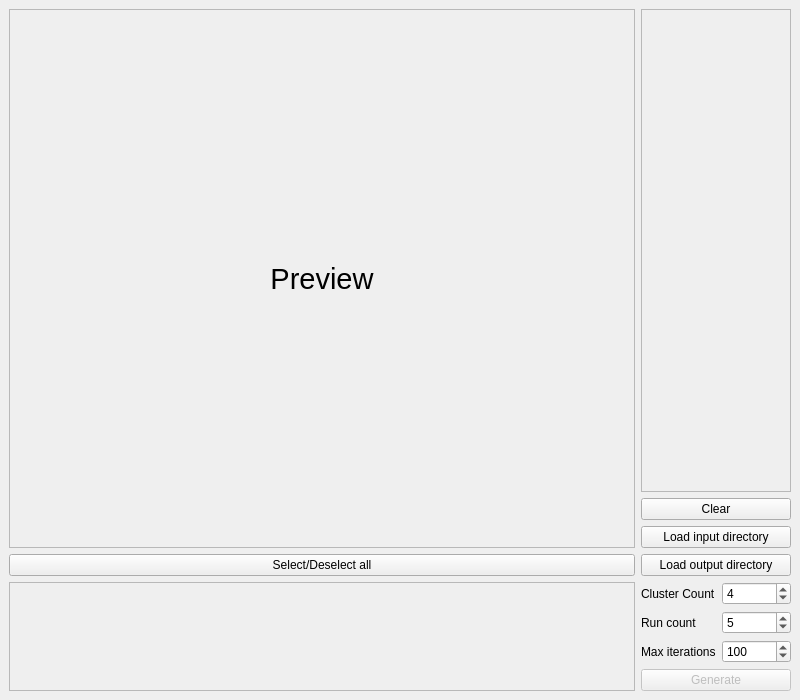
<?xml version="1.0" encoding="UTF-8"?>
<ui version="4.0">
 <class>MainWindow</class>
 <widget class="QMainWindow" name="MainWindow">
  <property name="geometry">
   <rect>
    <x>0</x>
    <y>0</y>
    <width>800</width>
    <height>700</height>
   </rect>
  </property>
  <property name="sizePolicy">
   <sizepolicy hsizetype="Maximum" vsizetype="Preferred">
    <horstretch>0</horstretch>
    <verstretch>0</verstretch>
   </sizepolicy>
  </property>
  <property name="windowTitle">
   <string>MainWindow</string>
  </property>
  <widget class="QWidget" name="centralwidget">
   <property name="sizePolicy">
    <sizepolicy hsizetype="Preferred" vsizetype="Preferred">
     <horstretch>0</horstretch>
     <verstretch>0</verstretch>
    </sizepolicy>
   </property>
   <property name="minimumSize">
    <size>
     <width>0</width>
     <height>554</height>
    </size>
   </property>
   <property name="layoutDirection">
    <enum>Qt::LeftToRight</enum>
   </property>
   <property name="autoFillBackground">
    <bool>false</bool>
   </property>
   <layout class="QGridLayout" name="gridLayout" rowstretch="0,0,0,0,0,0,0,0,0,0,0,0,0">
    <property name="leftMargin">
     <number>9</number>
    </property>
    <item row="3" column="6">
     <widget class="QPushButton" name="buttonClearGenerated">
      <property name="minimumSize">
       <size>
        <width>20</width>
        <height>0</height>
       </size>
      </property>
      <property name="text">
       <string>Clear</string>
      </property>
     </widget>
    </item>
    <item row="12" column="6">
     <layout class="QFormLayout" name="formLayout">
      <property name="verticalSpacing">
       <number>6</number>
      </property>
      <item row="0" column="0">
       <widget class="QLabel" name="labelClusterCount">
        <property name="sizePolicy">
         <sizepolicy hsizetype="Preferred" vsizetype="Preferred">
          <horstretch>0</horstretch>
          <verstretch>0</verstretch>
         </sizepolicy>
        </property>
        <property name="text">
         <string>Cluster Count</string>
        </property>
       </widget>
      </item>
      <item row="0" column="1">
       <widget class="QSpinBox" name="clusterCount">
        <property name="sizePolicy">
         <sizepolicy hsizetype="Preferred" vsizetype="Preferred">
          <horstretch>0</horstretch>
          <verstretch>0</verstretch>
         </sizepolicy>
        </property>
        <property name="suffix">
         <string/>
        </property>
        <property name="prefix">
         <string/>
        </property>
        <property name="maximum">
         <number>1000</number>
        </property>
        <property name="value">
         <number>4</number>
        </property>
       </widget>
      </item>
      <item row="1" column="0">
       <widget class="QLabel" name="labelRunCount">
        <property name="sizePolicy">
         <sizepolicy hsizetype="Preferred" vsizetype="Preferred">
          <horstretch>0</horstretch>
          <verstretch>0</verstretch>
         </sizepolicy>
        </property>
        <property name="text">
         <string>Run count</string>
        </property>
       </widget>
      </item>
      <item row="1" column="1">
       <widget class="QSpinBox" name="runCount">
        <property name="sizePolicy">
         <sizepolicy hsizetype="Preferred" vsizetype="Preferred">
          <horstretch>0</horstretch>
          <verstretch>0</verstretch>
         </sizepolicy>
        </property>
        <property name="maximum">
         <number>1000</number>
        </property>
        <property name="value">
         <number>5</number>
        </property>
       </widget>
      </item>
      <item row="2" column="0">
       <widget class="QLabel" name="label">
        <property name="sizePolicy">
         <sizepolicy hsizetype="Preferred" vsizetype="Preferred">
          <horstretch>0</horstretch>
          <verstretch>0</verstretch>
         </sizepolicy>
        </property>
        <property name="text">
         <string>Max iterations</string>
        </property>
       </widget>
      </item>
      <item row="2" column="1">
       <widget class="QSpinBox" name="maxIterCount">
        <property name="sizePolicy">
         <sizepolicy hsizetype="Preferred" vsizetype="Preferred">
          <horstretch>0</horstretch>
          <verstretch>0</verstretch>
         </sizepolicy>
        </property>
        <property name="maximum">
         <number>1000</number>
        </property>
        <property name="value">
         <number>100</number>
        </property>
       </widget>
      </item>
      <item row="3" column="0" colspan="2">
       <widget class="QPushButton" name="buttonGenerate">
        <property name="enabled">
         <bool>false</bool>
        </property>
        <property name="sizePolicy">
         <sizepolicy hsizetype="Preferred" vsizetype="Preferred">
          <horstretch>0</horstretch>
          <verstretch>0</verstretch>
         </sizepolicy>
        </property>
        <property name="text">
         <string>Generate</string>
        </property>
        <property name="checkable">
         <bool>false</bool>
        </property>
        <property name="checked">
         <bool>false</bool>
        </property>
       </widget>
      </item>
     </layout>
    </item>
    <item row="2" column="6">
     <widget class="QScrollArea" name="scrollAreaDst">
      <property name="sizePolicy">
       <sizepolicy hsizetype="Minimum" vsizetype="Expanding">
        <horstretch>0</horstretch>
        <verstretch>0</verstretch>
       </sizepolicy>
      </property>
      <property name="minimumSize">
       <size>
        <width>150</width>
        <height>0</height>
       </size>
      </property>
      <property name="horizontalScrollBarPolicy">
       <enum>Qt::ScrollBarAlwaysOff</enum>
      </property>
      <property name="widgetResizable">
       <bool>true</bool>
      </property>
      <widget class="QWidget" name="scrollAreaWidgetContentsDst">
       <property name="geometry">
        <rect>
         <x>0</x>
         <y>0</y>
         <width>180</width>
         <height>451</height>
        </rect>
       </property>
       <layout class="QVBoxLayout" name="verticalLayout"/>
      </widget>
     </widget>
    </item>
    <item row="12" column="0">
     <widget class="QScrollArea" name="scrollAreaSrc">
      <property name="sizePolicy">
       <sizepolicy hsizetype="Expanding" vsizetype="Minimum">
        <horstretch>0</horstretch>
        <verstretch>0</verstretch>
       </sizepolicy>
      </property>
      <property name="minimumSize">
       <size>
        <width>0</width>
        <height>0</height>
       </size>
      </property>
      <property name="verticalScrollBarPolicy">
       <enum>Qt::ScrollBarAlwaysOff</enum>
      </property>
      <property name="widgetResizable">
       <bool>true</bool>
      </property>
      <widget class="QWidget" name="scrollAreaWidgetContentsSrc">
       <property name="geometry">
        <rect>
         <x>0</x>
         <y>0</y>
         <width>592</width>
         <height>125</height>
        </rect>
       </property>
       <layout class="QHBoxLayout" name="horizontalLayout"/>
      </widget>
     </widget>
    </item>
    <item row="2" column="0" rowspan="4">
     <widget class="QFrame" name="imageFrame">
      <property name="sizePolicy">
       <sizepolicy hsizetype="Expanding" vsizetype="Expanding">
        <horstretch>0</horstretch>
        <verstretch>0</verstretch>
       </sizepolicy>
      </property>
      <property name="frameShape">
       <enum>QFrame::StyledPanel</enum>
      </property>
      <property name="frameShadow">
       <enum>QFrame::Raised</enum>
      </property>
      <layout class="QGridLayout" name="gridLayout_2">
       <property name="leftMargin">
        <number>0</number>
       </property>
       <property name="topMargin">
        <number>0</number>
       </property>
       <property name="rightMargin">
        <number>0</number>
       </property>
       <property name="bottomMargin">
        <number>0</number>
       </property>
       <item row="0" column="0">
        <widget class="QLabel" name="imagePreview">
         <property name="sizePolicy">
          <sizepolicy hsizetype="Preferred" vsizetype="Preferred">
           <horstretch>0</horstretch>
           <verstretch>0</verstretch>
          </sizepolicy>
         </property>
         <property name="minimumSize">
          <size>
           <width>300</width>
           <height>300</height>
          </size>
         </property>
         <property name="font">
          <font>
           <pointsize>22</pointsize>
          </font>
         </property>
         <property name="text">
          <string>Preview</string>
         </property>
         <property name="alignment">
          <set>Qt::AlignCenter</set>
         </property>
        </widget>
       </item>
      </layout>
     </widget>
    </item>
    <item row="6" column="0">
     <widget class="QPushButton" name="buttonCheckUncheck">
      <property name="text">
       <string>Select/Deselect all</string>
      </property>
     </widget>
    </item>
    <item row="6" column="6">
     <widget class="QPushButton" name="buttonOutputDir">
      <property name="sizePolicy">
       <sizepolicy hsizetype="Minimum" vsizetype="Minimum">
        <horstretch>0</horstretch>
        <verstretch>0</verstretch>
       </sizepolicy>
      </property>
      <property name="text">
       <string>Load output directory</string>
      </property>
     </widget>
    </item>
    <item row="4" column="6" rowspan="2">
     <widget class="QPushButton" name="buttonInputDir">
      <property name="sizePolicy">
       <sizepolicy hsizetype="Minimum" vsizetype="Minimum">
        <horstretch>0</horstretch>
        <verstretch>0</verstretch>
       </sizepolicy>
      </property>
      <property name="text">
       <string>Load input directory</string>
      </property>
     </widget>
    </item>
   </layout>
  </widget>
 </widget>
 <resources/>
 <connections/>
</ui>
